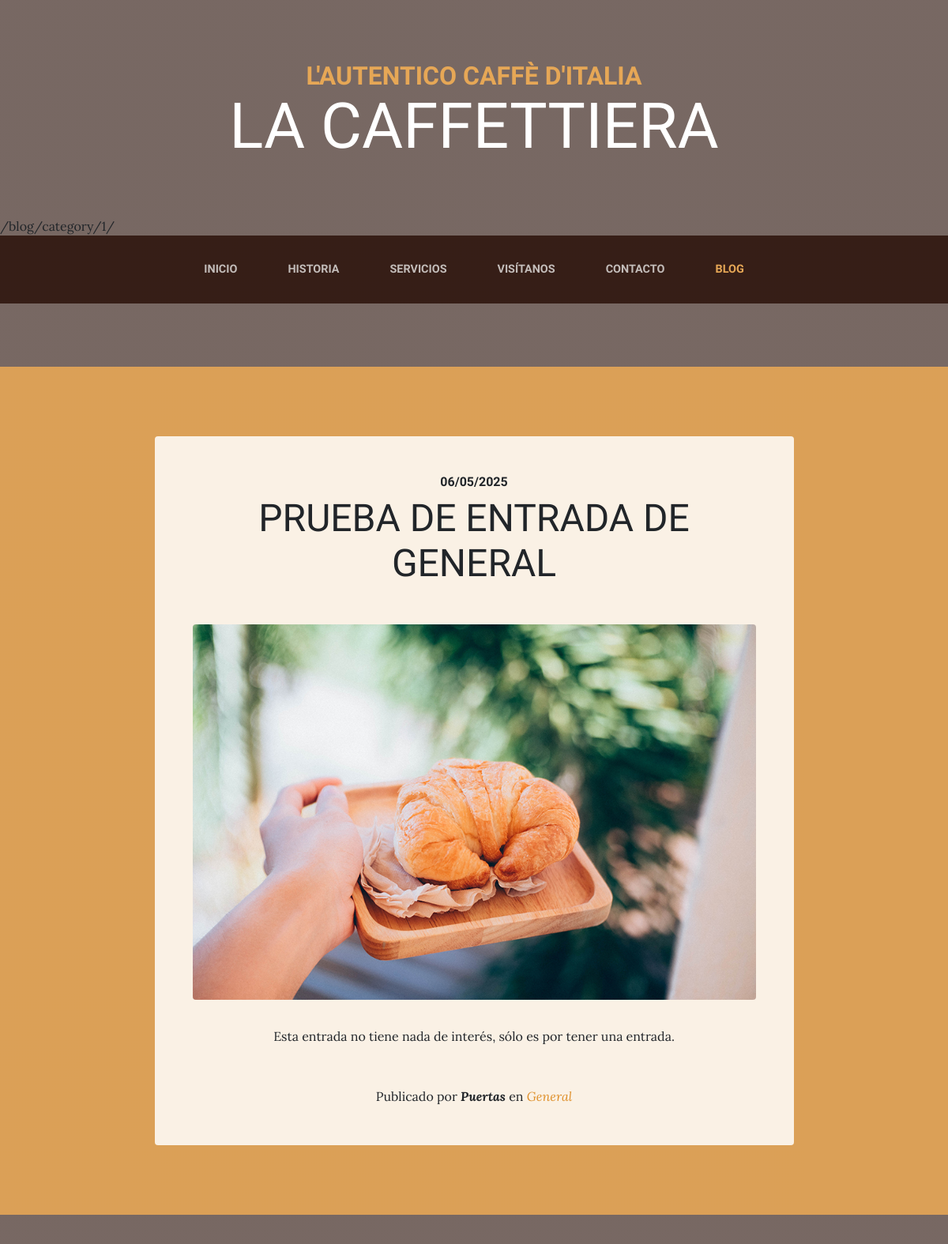
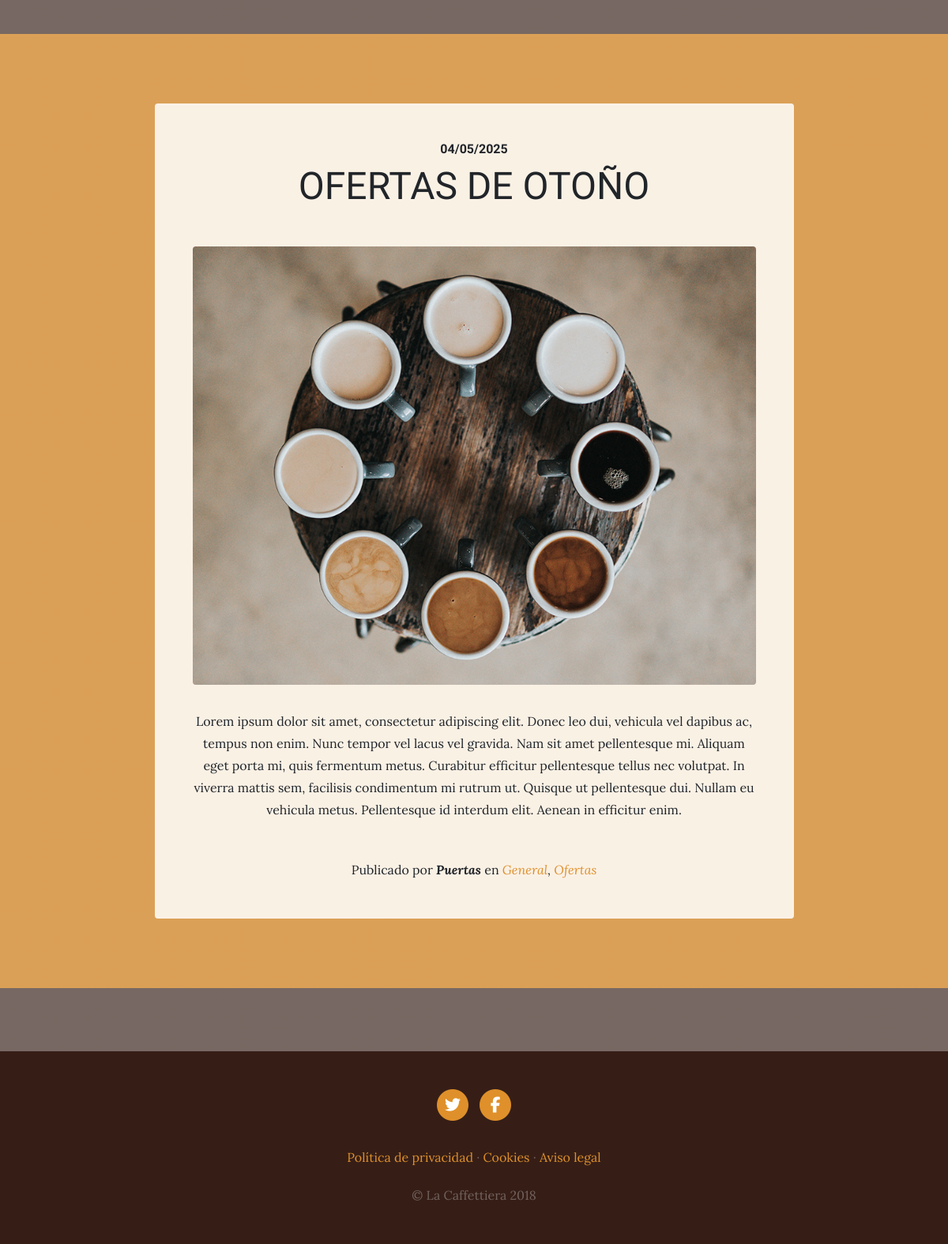
Screenshot of /blog/category/1/ with the database file from the repository (2 pictures, top to bottom).
### blog/models.py (models this page shows, shortened)
class Post(models.Model):
    title = models.CharField(max_length=100, verbose_name = 'Título')
    content = models.TextField(verbose_name = 'Contenidos')
    published = models.DateTimeField(verbose_name = 'Fecha de publiación', default = now)
    image = models.ImageField(upload_to = 'blog', verbose_name = 'Imagen', blank = True, null = True)
    author = models.ForeignKey(User, verbose_name = 'Autor', on_delete = models.CASCADE)
    categories = models.ManyToManyField(Category, verbose_name = 'Categorías', related_name='get_posts')
    created = models.DateTimeField(auto_now_add=True, verbose_name = 'Fecha de creación')
    updated = models.DateTimeField(auto_now=True, verbose_name = 'Fecha de edición')
    class Meta:
        verbose_name = 'Entrada'
        verbose_name_plural = 'Entradas'
        ordering = ['-created'] # el guión es inverso

class Category(models.Model):
    name = models.CharField(max_length=100, verbose_name = 'Nombre')
    created = models.DateTimeField(auto_now_add=True, verbose_name = 'Fecha de creación')
    updated = models.DateTimeField(auto_now=True, verbose_name = 'Fecha de edición')
    class Meta:
        verbose_name = 'Categoría'
        verbose_name_plural = 'Categorías'
        ordering = ['created'] # el guión es inverso

### pages/models.py (models this page shows, shortened)
class Page(models.Model):
    title = models.CharField(max_length = 200, verbose_name = 'Título')
    content = RichTextField(verbose_name = 'Contenido')
    order = models.SmallIntegerField(default = 0, verbose_name = 'Orden')
    created = models.DateTimeField(auto_now_add=True, verbose_name = 'Fecha de creación')
    updated = models.DateTimeField(auto_now=True, verbose_name = 'Fecha de edición')
    class Meta:
        verbose_name = 'Página'
        verbose_name_plural = 'Páginas'
        ordering = ['order', 'title'] # el guión es inverso

### blog/views.py (the view)
# urls.py: path('category/<int:category_id>/', blog_views.category, name='category')
def category(request, category_id):
    category = get_object_or_404(Category, id = category_id)
    return render(request, 'blog/category.html', {'category': category})

### pages/templatetags/pages_extras.py (called while the page is built)
@register.simple_tag
def get_page_list():
    pages = Page.objects.all()
    return pages

### social/processors.py (called while the page is built)
def ctx_dict(request):
    ctx = {}
    links = Link.objects.all()
    for link in links:
        ctx[link.key] = link.url
    return ctx

### blog/templates/blog/category.html (shortened to what this page needs)
{% extends "core/base.html" %}
{% block content %}
{% load static %}
{% for post in category.get_posts.all %}
<section class="page-section cta">
    <div class="container">
      <div class="row">
        <div class="col-xl-9 mx-auto">
          <div class="cta-innerv text-center rounded">
            <h2 class="section-heading mb-5">
              <span class="section-heading-upper">{{post.published|date:"SHORT_DATE_FORMAT"}}</span>
              <span class="section-heading-lower">{{post.title}}</span>
            </h2>
            <p class="mb-0">
              <img class="mx-auto d-flex rounded img-fluid mb-3 mb-lg-0" src="{{post.image.url}}" alt="">
            </p>
            <p class="mb-0 mbt">
              {{post.content|linebreaks}}
            </p>
            <p class="mb-0 mbt">
              <span class="section-heading-under">Publicado por <em><b>{{post.author|capfirst}}</b></em> en
                <em>
                  {% for categoria in post.categories.all %}
                    <a href="{% url 'category' categoria.id %}" class="link">{{categoria.name}}</a></a>{% if not forloop.last %}, {% endif %}
                  {% endfor %}
                </em>
                </span>
            </p>
          </div>
        </div>
      </div>
    </div>
  </section>
  {% endfor %}
{% endblock %}

### core/templates/core/base.html (shortened to what this page needs)
<!DOCTYPE html>
<html lang="en">
<head>
    {% load static %}
    <link href="{% static 'core/vendor/bootstrap/css/bootstrap.min.css' %}" rel="stylesheet">
    <link href="{% static 'core/vendor/font-awesome/css/font-awesome.min.css' %}" rel="stylesheet" type="text/css">
    <link href="{% static 'core/css/business-casual.css' %}" rel="stylesheet">
</head>
<body>
    <h1 class="site-heading text-center text-white d-none d-lg-block">
        <span class="site-heading-upper text-primary mb-3">L'autentico caffè d'italia</span>
        <span class="site-heading-lower">La Caffettiera</span>
      </h1>
       {{ request.path }}
      <nav class="navbar navbar-expand-lg navbar-dark py-lg-4" id="mainNav">
        <div class="container">
          <div class="collapse navbar-collapse" id="navbarResponsive">
            <ul class="navbar-nav mx-auto">
              <li class="nav-item {% if request.path == '/' %} active {% endif %} px-lg-4">
                <a class="nav-link text-uppercase text-expanded" href="{% url 'home' %}">Inicio</a>
              </li>
              <li class="nav-item {% if request.path == '/sobre-nosotros/' %} active {% endif %}  px-lg-4">
                <a class="nav-link text-uppercase text-expanded" href="{% url 'about' %}">Historia</a>
              </li>
              <li class="nav-item {% if request.path == '/servicios/' %} active {% endif %}  px-lg-4">
                <a class="nav-link text-uppercase text-expanded" href="{% url 'services' %}">Servicios</a>
              </li>
              <li class="nav-item {% if request.path == '/visitanos/' %} active {% endif %} px-lg-4">
                <a class="nav-link text-uppercase text-expanded" href="{% url 'store' %}">Visítanos</a>
              </li>
              <li class="nav-item {% if request.path == '/contacto/' %} active {% endif %}  px-lg-4">
                <a class="nav-link text-uppercase text-expanded" href="{% url 'contact' %}">Contacto</a>
              </li>
              <li class="nav-item {% if request.path|slice:":6" == '/blog/' %} active {% endif %} px-lg-4">
                <a class="nav-link text-uppercase text-expanded" href="{% url 'blog' %}">Blog</a>
              </li>
            </ul>
          </div>
        </div>
      </nav>
    {% block content %}
    {% endblock %}
    <footer class="footer text-faded text-center py-5">
      <div class="container">
        <p class="m-0">
          {% if LINK_X %}
	        <a href="{{LINK_X}}" class="link">
	          <span class="fa-stack fa-lg">
	            <i class="fa fa-circle fa-stack-2x"></i>
	            <i class="fa fa-twitter fa-stack-1x fa-inverse"></i>
	          </span>
	        </a>
          {% endif %}
          {% if LINK_FACEBOOK %}
          <a href="{{LINK_FACEBOOK}}" class="link">
	          <span class="fa-stack fa-lg">
	            <i class="fa fa-circle fa-stack-2x"></i>
	            <i class="fa fa-facebook fa-stack-1x fa-inverse"></i>
	          </span>
	        </a>
          {% endif %}
	    </p>
        <p class="m-0 mbt">
            {% load pages_extras %}
            {% get_page_list as page_list %}
            {% for page in page_list %}
              <a href="{% url 'page' page.id page.title|slugify %}" class="link">{{page.title}}</a>
              {% if not forloop.last%} · {% endif %}
            {% endfor %}
		</p>
        <p class="m-0 mbt1">&copy; La Caffettiera 2018</p>
      </div>
	</footer>
</body>
</html>

### core/static/core/css/business-casual.css (style rules this page uses)
body { font-family: 'Lora'; background: linear-gradient(rgba(47, 23, 15, 0.65), rgba(47, 23, 15, 0.65)), url("../img/bg.jpg"); background-attachment: fixed; background-position: center; background-size: cover; }
h1, h2, h3, h4, h5, h6 { font-family: 'Raleway'; }
p { line-height: 1.75; }
.text-faded { color: rgba(255, 255, 255, 0.3); }
.site-heading { margin-top: 5rem; margin-bottom: 5rem; text-transform: uppercase; line-height: 1; font-family: 'Raleway'; }
.site-heading .site-heading-upper { display: block; font-size: 2rem; font-weight: 800; }
.site-heading .site-heading-lower { font-size: 5rem; font-weight: 100; line-height: 4rem; }
.page-section { margin-top: 5rem; margin-bottom: 5rem; }
.section-heading { text-transform: uppercase; }
.section-heading .section-heading-upper { display: block; font-size: 1rem; font-weight: 800; padding-bottom:.5rem; }
.section-heading .section-heading-lower { display: block; font-size: 3rem; font-weight: 100; }
#mainNav { background-color: rgba(47, 23, 15, 0.9); font-family: 'Raleway'; }
#mainNav .navbar-nav .nav-item .nav-link { color: rgba(255, 255, 255, 0.7); font-weight: 800; }
#mainNav .navbar-nav .nav-item.active .nav-link { color: #e6a756; }
@media (min-width: 992px) { #mainNav .navbar-nav .nav-item .nav-link { font-size: 0.9rem; } }
.cta { padding-top: 5rem; padding-bottom: 5rem; background-color: rgba(230, 167, 86, 0.9); }
.cta .cta-innerv { position: relative; padding: 3rem; margin: 0.5rem; background-color: rgba(255, 255, 255, 0.85); }
.footer { background-color: rgba(47, 23, 15, 0.9); }
.text-primary { color: #e6a756 !important; }
.mbt { padding-top: 2rem; }
.mbt1 { padding-top: 1.25rem; }
a.link { color: #df902a; }

### rows the page displays
Post: published "06/05/2025", title "PRUEBA DE ENTRADA DE GENERAL", image (picture), content "Esta entrada no tiene nada de interés, sólo es por tener una entrada.", author "Puertas"
Category: name "General"
Post: published "04/05/2025", title "OFERTAS DE OTOÑO", image (picture), content "Lorem ipsum dolor sit amet, consectetur adipiscing elit. Donec leo dui, vehicula vel dapibus ac, tempus non enim. Nunc tempor vel lacus vel gravida. Nam sit amet pellentesque mi. Aliquam eget porta mi, quis fermentum metus. Curabitur efficitur pellentesque tellus nec volutpat. In viverra mattis sem, facilisis condimentum mi rutrum ut. Quisque ut pellentesque dui. Nullam eu vehicula metus. Pellentesque id interdum elit. Aenean in efficitur enim.", author "Puertas"
Category: name "Ofertas"
Page: title "Política de privacidad"
Page: title "Cookies"
Page: title "Aviso legal"

### other values shown
{{ request.path }} "/blog/category/1/"
